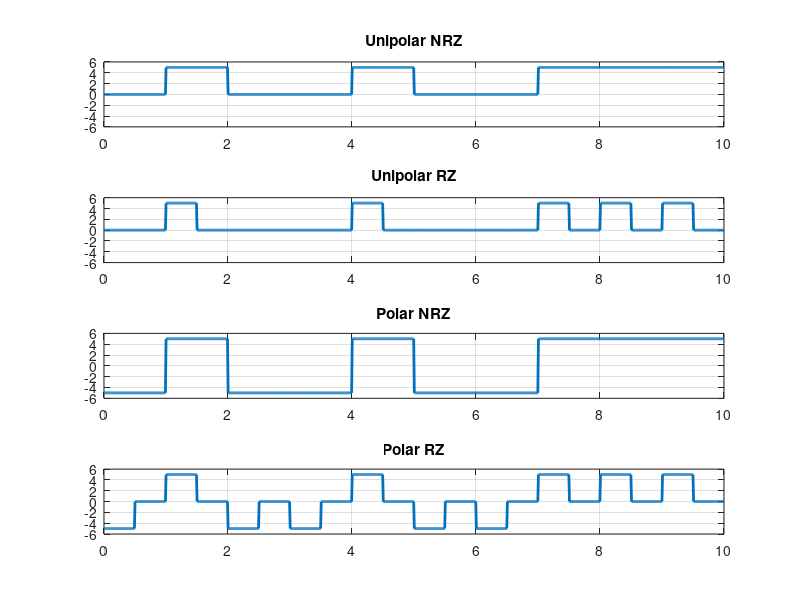
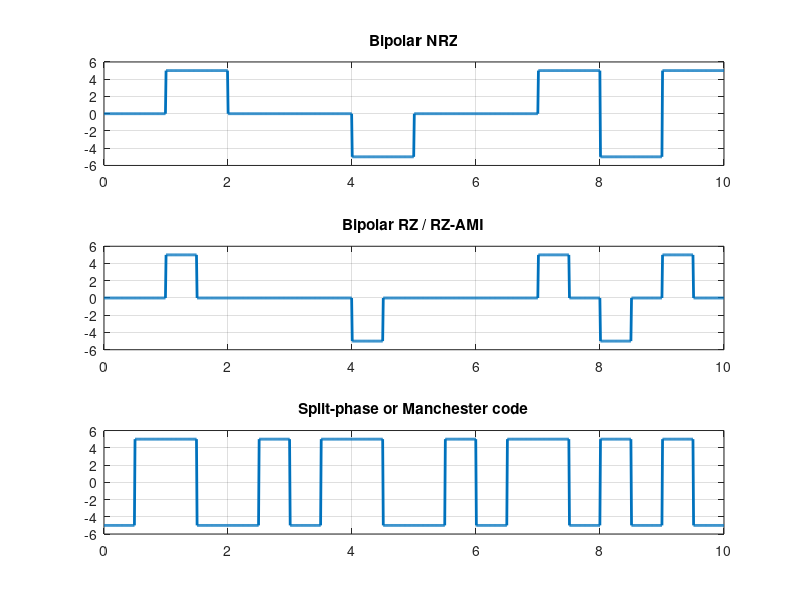
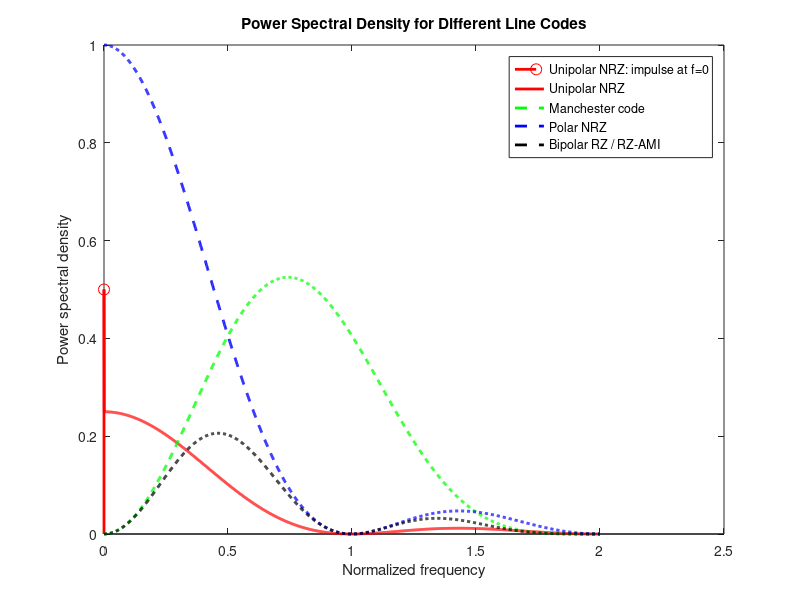
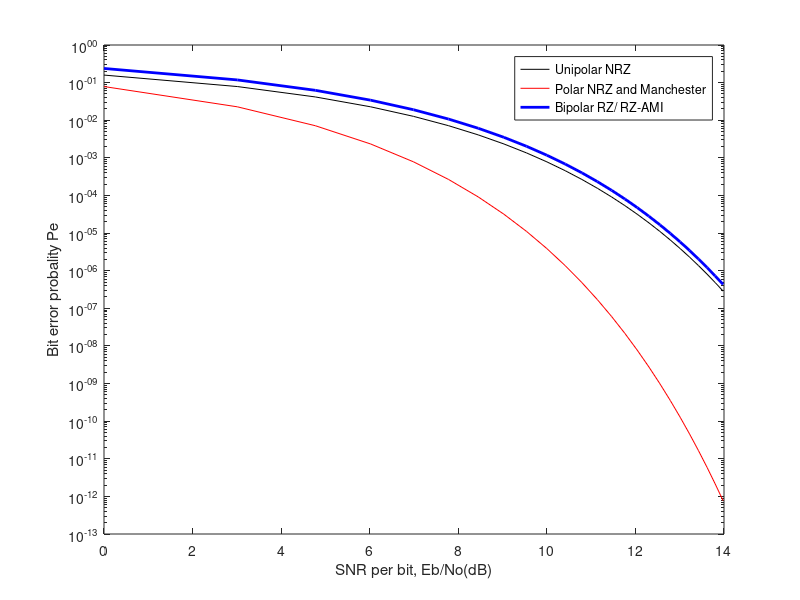

Reproduce these figures in MATLAB, in order.
%Input parameters
N= 10; % Number of input bits
a=randi([0,1],1,N);
%a=floor(2*rand (1,N)); % generates random 1's and zero's and displays
A=5; % Pulse amplitude
Tb=1; %bit period
fs=100; % Number of samples (even number) taken in a bitperiod
%Unipolar NRZ
U=[];
for k=1:N
U = [U A*a(k)*ones(1,fs)];
end
%Unipolar RZ
U_rz=[];
for k=1:N
c = ones(1,fs/2);
b = zeros(1,fs/2);
p = [c b];
U_rz = [U_rz A*a(k)*p];
end
%Polar NRZ
P=[];
for k=1:N
P = [P ((-1)^(a(k) + 1))*A*ones(1,fs)];
end
%Polar RZ
P_rz=[];
for k = 1:N
c = ones(1,fs/2);
b = zeros(1,fs/2);
p = [c b];
P_rz = [P_rz ((-1)^(a(k)+1))*A*p];
end
%Bipolar NRZ
B=[];
count=-1;

for k= 1:N
if a(k)==1
if count==-1
B = [B A*a(k)*ones(1,fs)];
count=1;
else
B = [B -A*a(k)*ones(1,fs)];
count=-1;
end
else
B = [B A*a(k)*ones(1,fs)];
end
end

%Bipolar RZ / AMI RZ
B_rz=[];
count=-1;
for k= 1:N
if a(k)==1
if count==-1
B_rz = [B_rz A*a(k)*ones(1,fs/2) zeros(1,fs/2)];
count=1;
else
B_rz = [B_rz -A*a(k)*ones(1,fs/2) zeros(1,fs/2)];
count=-1;
end
else
B_rz = [B_rz A*a(k)*ones(1,fs)];
end
end
%Split-phase or Manchester code
M=[];
for k = 1:N
c = ones(1,fs/2);
b = -1*ones(1,fs/2);
p = [c b];
M = [M ((-1)^(a(k)+1))*A*p];
end
T = linspace(0,N*Tb, length(U));% Time vector % Lengths of all codes are same
figure(1)
subplot(4, 1, 1); plot(T,U,'LineWidth',2)
axis([0 N*Tb -6 6])

title('Unipolar NRZ')
grid on
subplot(4, 1, 2); plot(T,U_rz,'LineWidth',2)
axis([0 N*Tb -6 6])
title('Unipolar RZ')
grid on
subplot(4, 1, 3); plot(T,P,'LineWidth',2)
axis([0 N*Tb -6 6])
title('Polar NRZ')
grid on
subplot(4, 1, 4); plot(T,P_rz,'LineWidth',2)
axis([0 N*Tb -6 6])
title('Polar RZ')
grid on
figure(2)
subplot(3, 1, 1); plot(T,B,'LineWidth',2)
axis([0 N*Tb -6 6])
title('Bipolar NRZ')
grid on
subplot(3, 1, 2); plot(T,B_rz,'LineWidth',2)
axis([0 N*Tb -6 6])
title('Bipolar RZ / RZ-AMI')
grid on
subplot(3, 1, 3); plot(T,M,'LineWidth',2)
axis([0 N*Tb -6 6])
title('Split-phase or Manchester code')
grid on



v = 1;   
R = 1;   
T = 1/R; f = 0:0.001*R:2*R; 
f = f + 1e-10; 
f_zero = 1e-9; 

% Unipolar NRZ
s_unipolar_nrz = (v^2 * T/4) * (sin(pi * f * T) ./ (pi * f * T)).^2;
s_unipolar_nrz(1) = s_unipolar_nrz(1) + (v^2 / 4) + f_zero; % Add impulse at f=0

figure;
stem(f_zero, s_unipolar_nrz(1), 'or', 'LineWidth', 2, 'MarkerSize', 8); % Impulse at f=0
hold on;
plot(f, s_unipolar_nrz, '-r', 'LineWidth', 2);

% Manchester code
s_manchester = (v^2 * T) * ((sin(pi * f * T/2) ./ (pi * f * T/2)).^2) .* (sin(pi * f * T/2).^2);
plot(f, s_manchester, '--g', 'LineWidth', 2);

% Polar NRZ
s_polar_nrz = (v^2 * T) * (sin(pi * f * T) ./ (pi * f * T)).^2;
plot(f, s_polar_nrz, '--b', 'LineWidth', 2);

% Bipolar RZ
s_bipolar_rz = (v^2 * T/4) * ((sin(pi * f * T/2) ./ (pi * f * T/2)).^2) .* (sin(pi * f * T).^2);
plot(f, s_bipolar_rz, '--k', 'LineWidth', 2);

legend('Unipolar NRZ: impulse at f=0', 'Unipolar NRZ', 'Manchester code', 'Polar NRZ', 'Bipolar RZ / RZ-AMI');
xlabel('Normalized frequency');
ylabel('Power spectral density');
title('Power Spectral Density for Different Line Codes');



E=[0:1:25]; % Eb/N0=SNR of the recieved signal
%Unipolar NRZ
P1=(1/2)*erfc(sqrt(E/2));
%polar NRZ and Manchester code has same Pe for equiprobable 1's and 0's
P2=(1/2)*erfc(sqrt(E));
%Bipolar RZ/ RZ-AMI
P3=(3/4)*erfc(sqrt(E/2));
E=10*log10(E); % SNR in dB
figure;
semilogy(E,P1,'-k',E,P2,'-r',E,P3,'-b','LineWidth',2)
legend('Unipolar NRZ','Polar NRZ and Manchester','Bipolar RZ/ RZ-AMI','Location','best');
xlabel('SNR per bit, Eb/No(dB)');
ylabel('Bit error probality Pe');
